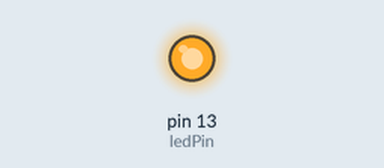
Recording of a sketch running on a simulated Arduino Uno, built with avr-gcc and run on an emulated ATmega328P. Parts: output pins drawn as LEDs (lit = HIGH). What the sketch prints to the serial monitor is not drawn.

Above: at 1.3 s.
At 3.5 s:
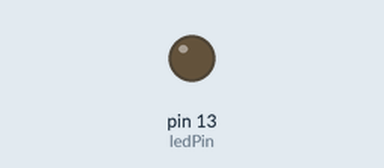
Timing chart, 0 to 8.8 s (numbered marks = the images above):
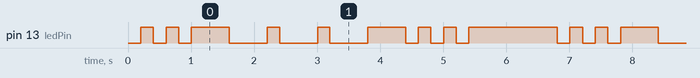

The sketch:

ex03.ino
```cpp
// 作业第8条：用millis()实现SOS摩尔斯电码闪烁
// 硬件对应：红色LED → GPIO13
// 非阻塞设计，完全使用millis()控制时序，无delay()
// SOS标准：3短闪(点) → 3长闪(划) → 3短闪(点) → 长停顿

// 1. 硬件与时间参数定义
const int ledPin = 13;                  // LED对应引脚
#define DOT_TIME 200                    // 摩尔斯码基础单位时间(ms)，短闪时长，可修改调整速度
#define DASH_TIME (3 * DOT_TIME)        // 长闪时长 = 3倍基础单位
#define INNER_SPACE DOT_TIME            // 同一字符内，闪与闪之间的间隔
#define LETTER_SPACE (3 * DOT_TIME)     // 字符(S和O)之间的间隔
#define END_SPACE (7 * DOT_TIME)        // 完整SOS结束后的长停顿

// 2. 状态机与时间记录变量
unsigned long previousMillis = 0;       // 上一次状态切换的时间
int currentState = 0;                   // 当前状态编号，0~17对应完整SOS的18个步骤
int ledState = LOW;                      // LED当前状态

void setup() {
  pinMode(ledPin, OUTPUT);              // 初始化LED引脚为输出模式
  digitalWrite(ledPin, ledState);       // 初始状态熄灭
  Serial.begin(115200);                 // 初始化串口调试
  Serial.println("SOS信号程序已启动，循环播放中...");
}

void loop() {
  unsigned long currentMillis = millis();  // 获取当前系统运行时间
  unsigned long stateDuration = 0;         // 当前状态的持续时长

  // 状态机：根据当前状态，设置LED状态、当前状态的持续时长
  switch(currentState) {
    // ---------------------- 第一个S字符（3个短闪） ----------------------
    case 0: // S第1个短闪：亮
      ledState = HIGH;
      stateDuration = DOT_TIME;
      Serial.println("S: 第1个短闪");
      break;
    case 1: // 短闪间隔：灭
      ledState = LOW;
      stateDuration = INNER_SPACE;
      break;
    case 2: // S第2个短闪：亮
      ledState = HIGH;
      stateDuration = DOT_TIME;
      Serial.println("S: 第2个短闪");
      break;
    case 3: // 短闪间隔：灭
      ledState = LOW;
      stateDuration = INNER_SPACE;
      break;
    case 4: // S第3个短闪：亮
      ledState = HIGH;
      stateDuration = DOT_TIME;
      Serial.println("S: 第3个短闪");
      break;
    case 5: // S和O之间的字符间隔：灭
      ledState = LOW;
      stateDuration = LETTER_SPACE;
      break;

    // ---------------------- O字符（3个长闪） ----------------------
    case 6: // O第1个长闪：亮
      ledState = HIGH;
      stateDuration = DASH_TIME;
      Serial.println("O: 第1个长闪");
      break;
    case 7: // 长闪间隔：灭
      ledState = LOW;
      stateDuration = INNER_SPACE;
      break;
    case 8: // O第2个长闪：亮
      ledState = HIGH;
      stateDuration = DASH_TIME;
      Serial.println("O: 第2个长闪");
      break;
    case 9: // 长闪间隔：灭
      ledState = LOW;
      stateDuration = INNER_SPACE;
      break;
    case 10: // O第3个长闪：亮
      ledState = HIGH;
      stateDuration = DASH_TIME;
      Serial.println("O: 第3个长闪");
      break;
    case 11: // O和S之间的字符间隔：灭
      ledState = LOW;
      stateDuration = LETTER_SPACE;
      break;

    // ---------------------- 第二个S字符（3个短闪） ----------------------
    case 12: // S第1个短闪：亮
      ledState = HIGH;
      stateDuration = DOT_TIME;
      Serial.println("S: 第1个短闪");
      break;
    case 13: // 短闪间隔：灭
      ledState = LOW;
      stateDuration = INNER_SPACE;
      break;
    case 14: // S第2个短闪：亮
      ledState = HIGH;
      stateDuration = DOT_TIME;
      Serial.println("S: 第2个短闪");
      break;
    case 15: // 短闪间隔：灭
      ledState = LOW;
      stateDuration = INNER_SPACE;
      break;
    case 16: // S第3个短闪：亮
      ledState = HIGH;
      stateDuration = DOT_TIME;
      Serial.println("S: 第3个短闪");
      break;
    case 17: // 完整SOS结束后的长停顿：灭
      ledState = LOW;
      stateDuration = END_SPACE;
      Serial.println("--- SOS循环结束，长停顿 ---");
      break;
  }

  // 核心：判断当前状态是否达到持续时长，达到则切换到下一个状态
  if (currentMillis - previousMillis >= stateDuration) {
    previousMillis = currentMillis;       // 更新状态切换时间
    digitalWrite(ledPin, ledState);       // 更新LED状态
    currentState++;                        // 切换到下一个状态
    if (currentState > 17) {              // 所有状态走完，回到开头循环
      currentState = 0;
    }
  }

  // 这里可以添加其他任务代码，不会被SOS闪烁阻塞
}
```

Measured:
- by itself, pin 13 (ledPin): repeats every 6.8 s: LOW 0.20 s, HIGH 0.20 s, LOW 0.20 s, HIGH 0.60 s, 2 × (LOW 0.60 s, HIGH 0.20 s), LOW 0.60 s, HIGH 0.60 s, 2 × (LOW 0.20 s, HIGH 0.20 s), LOW 0.20 s, HIGH 1.4 s, LOW 0.20 s, HIGH 0.20 s
- by itself, everything shown: repeats every 6.8 s, in 18 steps
